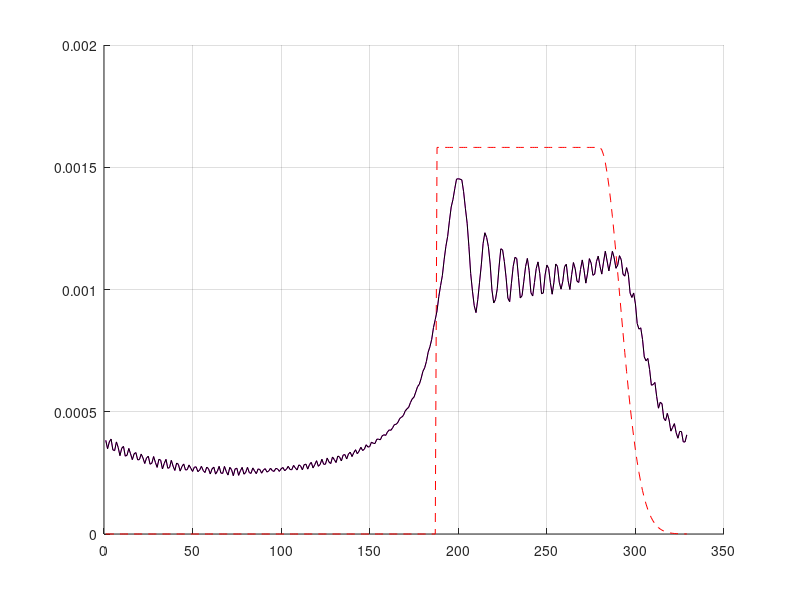

Here is the MATLAB script that generated this plot: (Note: this script raises an error after producing the figure.)
function PO_MM9
% JE Berg PO propagation - FFT
% (c) Patrick Eggers 2008

close all
clear all

%%%%% Scenario setting %%%%%%%%%%%%%%%%%
f=900*10^6;
c=3*10^8;
lambda=c/f;
k=2*pi/lambda;
delta_y=lambda/3 %screen aperture resolution
delta_x=10; % screen spacing
eps=0.01; % acceptable field error pertubation.. look out , too small blows up array sizes
%% define your height of screen
h_screen=5;
%% choose angle of incidence, start w 0
alpha=(0/360)*2*pi; % in radians
r_tx=100000; % transmitter/source speration to 1st screen edge
E0=10; %start field strength

N=2; %last screen

%%%%%%%%%% procedure %%%%%%%%%%%%%%

%1 determine array size  ny . remember Fresnel zone, terminator/neutraliser ..
%what else wrt FFT to think of??
%walfisch & bertoni truncation paramters
yc=N*delta_x*tan(alpha) + sqrt(N*lambda*delta_x/(2*pi*eps))*sec(alpha)
w=sqrt(lambda*delta_x)
ny=round(100) %modifiy .. how many lambda or meters??/delta_y /// yc + 3W + how deep times 2
ny= round(2*yc/delta_y + 6*w/delta_y + h_screen/delta_y);

%1a set ky , i..e space frequency variable, what range does it have and
%why?, what units?
nyy=0; %try to vary this .. what happens why? .. what should it be?
ky=(((1:ny)-nyy)/ny).*2*pi/delta_y; 

red_zone= yc+3*w

%2 initiate arrays
E(1,:)=zeros(size(ky));
%% now fill in the start field over 1st screen following JE Berg
% remember field array above screen is in a plane.. map the cyl. field to
% this plane. Also remember = 0 at/below screen

% Height of the Source
H= (h_screen + tan(alpha)*r_tx) + red_zone;
% Distance from source
r(1:ny)= sqrt( (H -[1:ny].*delta_y).^2 + (r_tx)^2);
% Initial Field
 E(1,:)=1./(r.^0.5) .* exp(-i*k.*r);
%E(1,:)=1;

% plot(abs(E(1,:)),'-b');
hold on; grid on

%3 condition array before FFT.. what do you do here?
% We truncate and slowly kill (Neutralizer)
E(1,1:round(h_screen/delta_y + red_zone/delta_y))=0;
y= 0:delta_y:red_zone;
length(y)
length(E(1,end-length(y)+1:end))

E(1,end+1-length(y):end)=E(1,end+1-length(y):end).*neutraliser(y,yc,w);
plot(abs(E(1,:)),'--r')



%4 FFT of the E field 1st screen 
E(1,:)=fft(E(1,:),ny);


%5 propagator
w_prop_old=exp(-((ky.^2-k.^2).^0.5) * delta_x); % why not as in paper : ky^2<=k^2 vs ky^2>k^2 ???
for l=1:length(ky)
    if ky(l)^2<=k^2
        w_prop(l)=exp(-1i*((-ky(l)^2+k.^2).^0.5) * delta_x);
    else
        w_prop(l)=exp(-1*((-k.^2+ky(l)^2).^0.5) * delta_x);
    end
end

%6 multiply and inverse FFT
E(2,:)=ifft((conj(w_prop)).*((E(1,:))),ny);


%7 extract and plot results at position of last screen
%% identify index corresponiong to you angle of incidence/grazing incidence
plot(abs(E(2,:)),'-m')

%% map to total field dependency for 'true life' launched spherical  wave

plot(abs(E(2,:)),'-k')

1/delta_y
% plot([red_zone/delta_y,red_zone/delta_y],[0,0.4],'k')

%what do observe wrt expected diffraction field?? - what does it indicate
%we might have to do?

hold off

figure
plot(phase(w_prop))
hold on
plot(phase(w_prop_old))

figure
plot(abs(w_prop))
hold on
plot(abs(w_prop_old))


%8 when this works (try differnt alpha and r_tx) .. try to to one more
%screen (and try to vary screen heights..1st all same , then different)

 
function [Neutral] = neutraliser(y,yc,w)
%from walfisch & bertoni
%y is array storing y coordinates
%yc is where soft transition starts to kick in
%factor 1/2 due to JE Berg
   Neutral=0.5*exp(-(y-yc).^2/w^2); % for yc<y<yc+3*w
   Neutral=(y<=(yc+3*w)).*Neutral; % 0 above neutralising zone
  Neutral=0.5*(y<yc)+(y>=yc).*Neutral; %(1->)1/2 below neutralising zone
  disp(length(Neutral))
 
